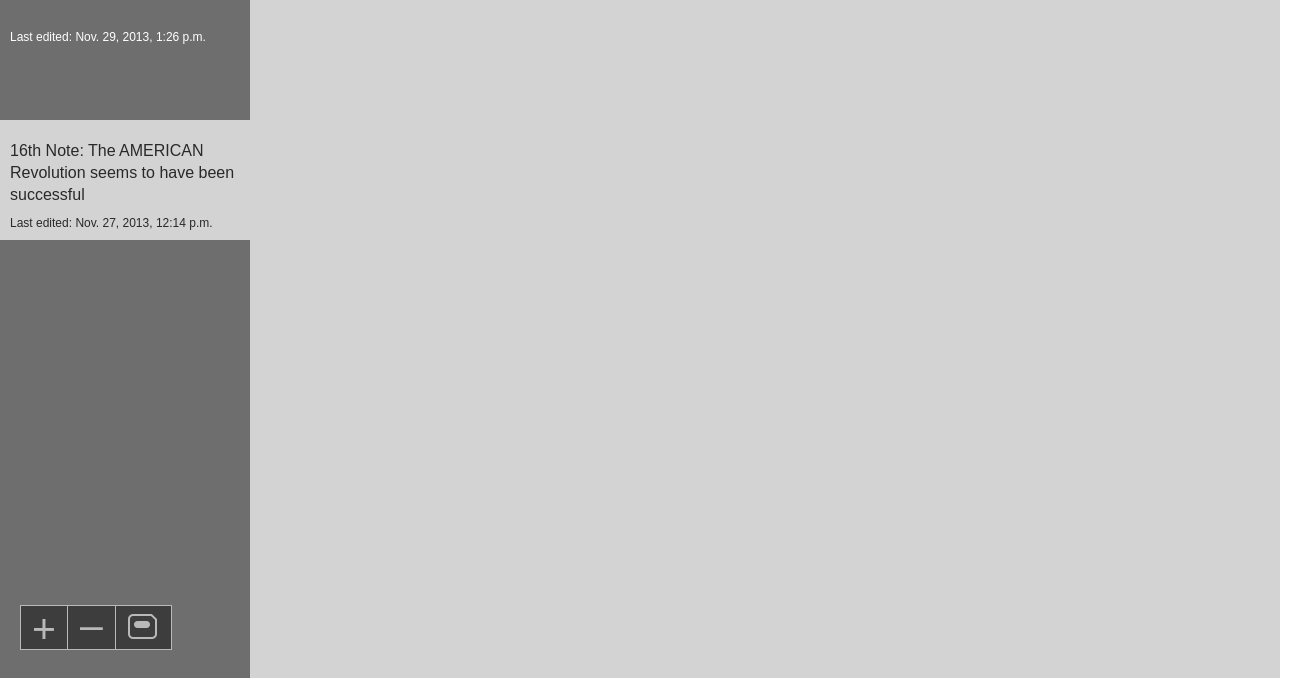
The page /notes/1/ on the database its author committed.
### notes/models.py (models this page shows, shortened)
class Note(models.Model):
	title = models.CharField(max_length=100)
	content = models.TextField()
	first_published_date = models.DateTimeField(auto_now=True)
	last_update_date = models.DateTimeField(auto_now=True)

### notes/views.py (the view)
# urls.py: url(r'^(?P<note_id>\d+)/$', views.read, name='read'),
def read(request, note_id):
	list_of_notes = Note.objects.all().order_by('-last_update_date')
	template = 'notes/base.html'
	target = Note.objects.get(id=note_id)
	context = {'list_of_notes': list_of_notes, 'target': target}
	return render(request, template, context)

### notes/templates/notes/base.html (shortened to what this page needs)
<!DOCTYPE html>
 <html class="no-js">
    <head>
        {% load staticfiles %}
        <link rel="stylesheet" type="text/css" href="{% static 'notes/style.css' %}" />
    </head>
    <body>
        <div class="main_container">
            {% if not deleted %}
                <form action="/notes/" method="post">{% csrf_token %}
            {% else %}
                <form method="post" action="javascript:;">
            {% endif %}
            <section class="notes_list">
                {% block empty %}
                    {% if list_of_notes %}
                        {% for note in list_of_notes %}
                            <a href="{% url 'notes:read' note_id=note.id %}">
                                <div class="note_selector {% if note.id == target.id %} selected {% endif %}">
                                <h2>{{ note.title }}</h2>
                                <p>Last edited: {{ note.last_update_date }}</p>
                                </div>
                            </a>
                        {% endfor %}
                    {% endif %}
                <div class="nav_buttons">
                    <input type="submit" value="+">
                    <a href="{% if not deleted %}{% url 'notes:delete' note_id=target.id %}{% else %}javascript:;{% endif %}">–</a>
                    <a href=""><img src="{% static 'notes/savedisk.png' %}" alt="Save" title="save"></a>
                </div>
            </section>
            <section class="note_text">
                {% if list_of_notes %}
                    {% if newspace %}
                        <a href="javascript:;">
                            <div class="note_selector selected">
                                <h2>New note</h2>
                                <p>To be published now</p>
                            </div>
                        </a>
                    {% else %}
                        {% if deleted %}
                            <h1>Note: {{ tempid }} was deleted</h1>
                            <p>Please enter a note</p>
                        {% else %}
                           </form>
                        {% endif %}
                    {% endif %}
                {% else %}
                    <h1>Please enter a title</h1>
                    <p>Please enter a note</p>
                {% endif %}
                {% endblock empty %}
        </div>
    </body>
</html>

### notes/static/notes/style.css (style rules this page uses)
html, body { padding:0; margin:0; }
.main_container { width:1280px; min-height:800px; height:100%; background:#d3d3d3; }
.notes_list { width:250px; min-height:800px; height:100%; background:#6e6e6e; float:left; position:relative; }
.note_text { float:left; margin-left:25px; width:865px; min-height:800px; }
.note_selector { width:230px; height:100px; padding:20px 10px 0 10px; }
.note_selector h2 { margin:0 0 10px 0; color:#ffffff; }
.note_selector p { font-size:12px; color:#ffffff; }
.note_selector.selected { background:#d3d3d3; }
.note_selector.selected h2 { color:#292929; }
.note_selector.selected p { color:#292929; }
.nav_buttons { position:absolute; bottom:150px; left:20px; background:#3d3d3d; border:solid 1px #b9b9b9; width:150px; }
.nav_buttons input { width:47px; height:43px; border-right:solid 1px #b9b9b9; font-size:41px; color:#b9b9b9; display:block; float:left; border:none; border-right:solid 1px #b9b9b9; margin:0; padding:0; cursor:pointer; background:#3d3d3d; box-sizing:none !important; }
.nav_buttons a { text-align: center; border-right:solid 1px #b9b9b9; font-size:41px; color:#b9b9b9; display:block; float:left; padding:5px 12px 10px 12px !important; line-height:28px; }
.nav_buttons a:last-of-type { border-right:none; }
h1, h2, h3, h4, h5, h6, p, a { font-family:helvetica; }
h2 { font-size:16px; line-height:22px; font-weight:300; padding:0; }
p { margin:0; padding:0; }
a { text-decoration:none; border:none; cursor:pointer; }

### rows shown on the page
Note: last_update_date "Nov. 29, 2013, 1:26 p.m."
Note: title "16th Note: The AMERICAN Revolution seems to have been successful", last_update_date "Nov. 27, 2013, 12:14 p.m."
